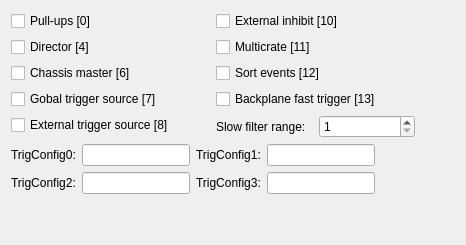
        <widget class="QWidget" name="tab_3">
         <attribute name="title">
          <string>Module Register</string>
         </attribute>
         <layout class="QGridLayout" name="gridLayout_3">
          <item row="0" column="0">
           <layout class="QHBoxLayout" name="horizontalLayout_23">
            <item>
             <layout class="QVBoxLayout" name="verticalLayout_22">
              <item>
               <layout class="QVBoxLayout" name="verticalLayout_17">
                <item>
                 <layout class="QHBoxLayout" name="horizontalLayout_39">
                  <item>
                   <layout class="QVBoxLayout" name="verticalLayout_11">
                    <item>
                     <widget class="QCheckBox" name="MODCSRB_0">
                      <property name="text">
                       <string>Pull-ups [0]</string>
                      </property>
                     </widget>
                    </item>
                    <item>
                     <widget class="QCheckBox" name="MODCSRB_4">
                      <property name="text">
                       <string>Director [4]</string>
                      </property>
                     </widget>
                    </item>
                    <item>
                     <widget class="QCheckBox" name="MODCSRB_6">
                      <property name="text">
                       <string>Chassis master [6]</string>
                      </property>
                     </widget>
                    </item>
                    <item>
                     <widget class="QCheckBox" name="MODCSRB_7">
                      <property name="text">
                       <string>Gobal trigger source [7]</string>
                      </property>
                     </widget>
                    </item>
                    <item>
                     <widget class="QCheckBox" name="MODCSRB_8">
                      <property name="text">
                       <string>External trigger source [8]</string>
                      </property>
                     </widget>
                    </item>
                   </layout>
                  </item>
                  <item>
                   <layout class="QVBoxLayout" name="verticalLayout_12">
                    <item>
                     <widget class="QCheckBox" name="MODCSRB_10">
                      <property name="text">
                       <string>External inhibit [10]</string>
                      </property>
                     </widget>
                    </item>
                    <item>
                     <widget class="QCheckBox" name="MODCSRB_11">
                      <property name="text">
                       <string>Multicrate [11]</string>
                      </property>
                     </widget>
                    </item>
                    <item>
                     <widget class="QCheckBox" name="MODCSRB_12">
                      <property name="text">
                       <string>Sort events [12]</string>
                      </property>
                     </widget>
                    </item>
                    <item>
                     <widget class="QCheckBox" name="MODCSRB_13">
                      <property name="text">
                       <string>Backplane fast trigger [13]</string>
                      </property>
                     </widget>
                    </item>
                    <item>
                     <layout class="QHBoxLayout" name="horizontalLayout_22">
                      <item>
                       <widget class="QLabel" name="label_30">
                        <property name="text">
                         <string>Slow filter range:</string>
                        </property>
                       </widget>
                      </item>
                      <item>
                       <widget class="QSpinBox" name="slowRange">
                        <property name="minimum">
                         <number>1</number>
                        </property>
                        <property name="maximum">
                         <number>6</number>
                        </property>
                       </widget>
                      </item>
                     </layout>
                    </item>
                   </layout>
                  </item>
                 </layout>
                </item>
                <item>
                 <layout class="QHBoxLayout" name="horizontalLayout_65">
                  <item>
                   <layout class="QHBoxLayout" name="horizontalLayout_64">
                    <item>
                     <layout class="QVBoxLayout" name="verticalLayout_13">
                      <item>
                       <layout class="QHBoxLayout" name="horizontalLayout_60">
                        <item>
                         <widget class="QLabel" name="label_64">
                          <property name="text">
                           <string>TrigConfig0:</string>
                          </property>
                         </widget>
                        </item>
                        <item>
                         <widget class="QLineEdit" name="trigConfig0"/>
                        </item>
                       </layout>
                      </item>
                      <item>
                       <layout class="QHBoxLayout" name="horizontalLayout_62">
                        <item>
                         <widget class="QLabel" name="label_66">
                          <property name="text">
                           <string>TrigConfig2:</string>
                          </property>
                         </widget>
                        </item>
                        <item>
                         <widget class="QLineEdit" name="trigConfig2"/>
                        </item>
                       </layout>
                      </item>
                     </layout>
                    </item>
                    <item>
                     <layout class="QVBoxLayout" name="verticalLayout_16">
                      <item>
                       <layout class="QHBoxLayout" name="horizontalLayout_61">
                        <item>
                         <widget class="QLabel" name="label_65">
                          <property name="text">
                           <string>TrigConfig1:</string>
                          </property>
                         </widget>
                        </item>
                        <item>
                         <widget class="QLineEdit" name="trigConfig1"/>
                        </item>
                       </layout>
                      </item>
                      <item>
                       <layout class="QHBoxLayout" name="horizontalLayout_63">
                        <item>
                         <widget class="QLabel" name="label_67">
                          <property name="text">
                           <string>TrigConfig3:</string>
                          </property>
                         </widget>
                        </item>
                        <item>
                         <widget class="QLineEdit" name="trigConfig3"/>
                        </item>
                       </layout>
                      </item>
                     </layout>
                    </item>
                   </layout>
                  </item>
                  <item>
                   <spacer name="horizontalSpacer_6">
                    <property name="orientation">
                     <enum>Qt::Horizontal</enum>
                    </property>
                    <property name="sizeHint" stdset="0">
                     <size>
                      <width>40</width>
                      <height>20</height>
                     </size>
                    </property>
                   </spacer>
                  </item>
                 </layout>
                </item>
               </layout>
              </item>
              <item>
               <spacer name="verticalSpacer_5">
                <property name="orientation">
                 <enum>Qt::Vertical</enum>
                </property>
                <property name="sizeHint" stdset="0">
                 <size>
                  <width>20</width>
                  <height>40</height>
                 </size>
                </property>
               </spacer>
              </item>
             </layout>
            </item>
            <item>
             <spacer name="horizontalSpacer_5">
              <property name="orientation">
               <enum>Qt::Horizontal</enum>
              </property>
              <property name="sizeHint" stdset="0">
               <size>
                <width>40</width>
                <height>20</height>
               </size>
              </property>
             </spacer>
            </item>
           </layout>
          </item>
         </layout>
        </widget>
